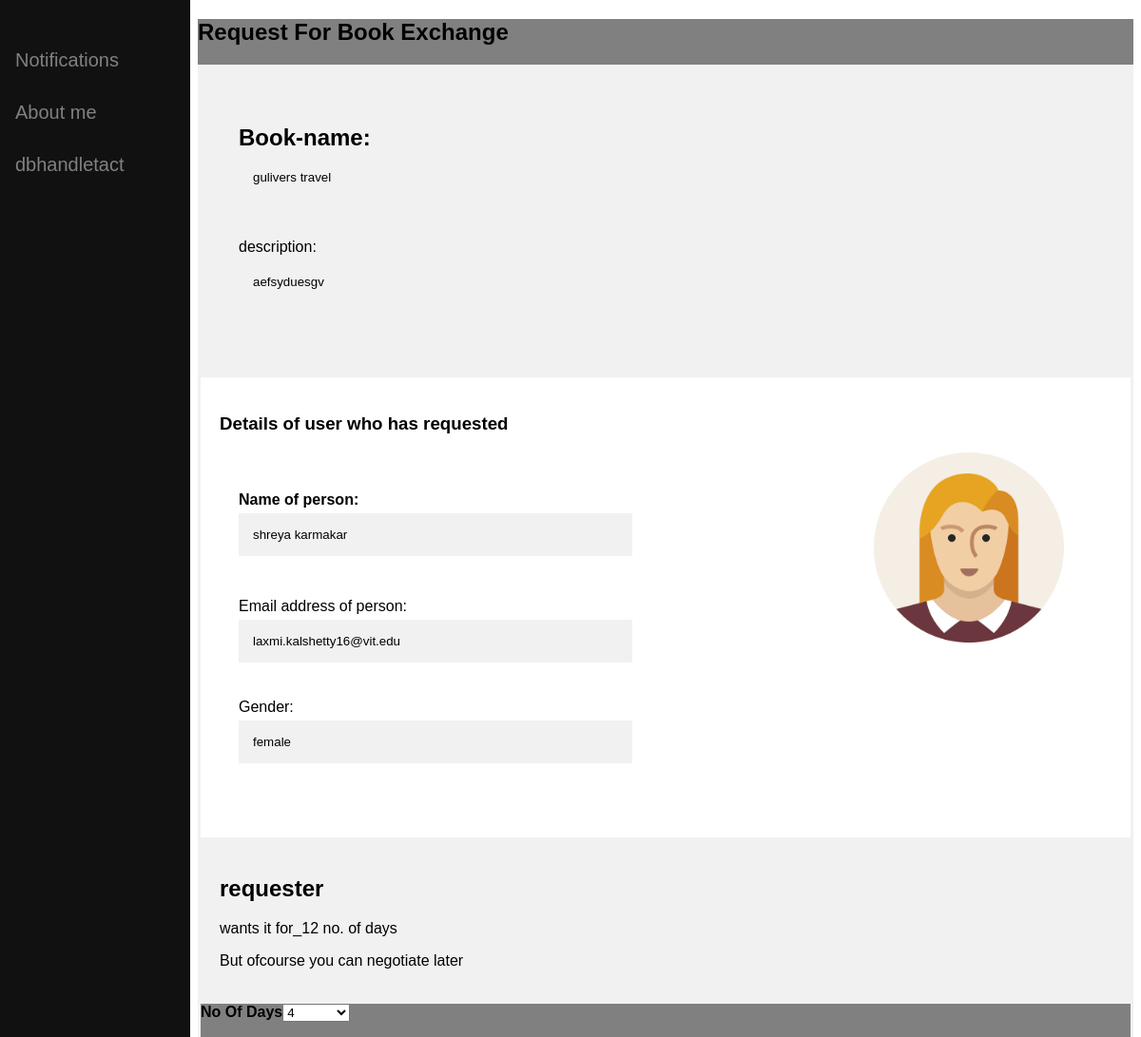
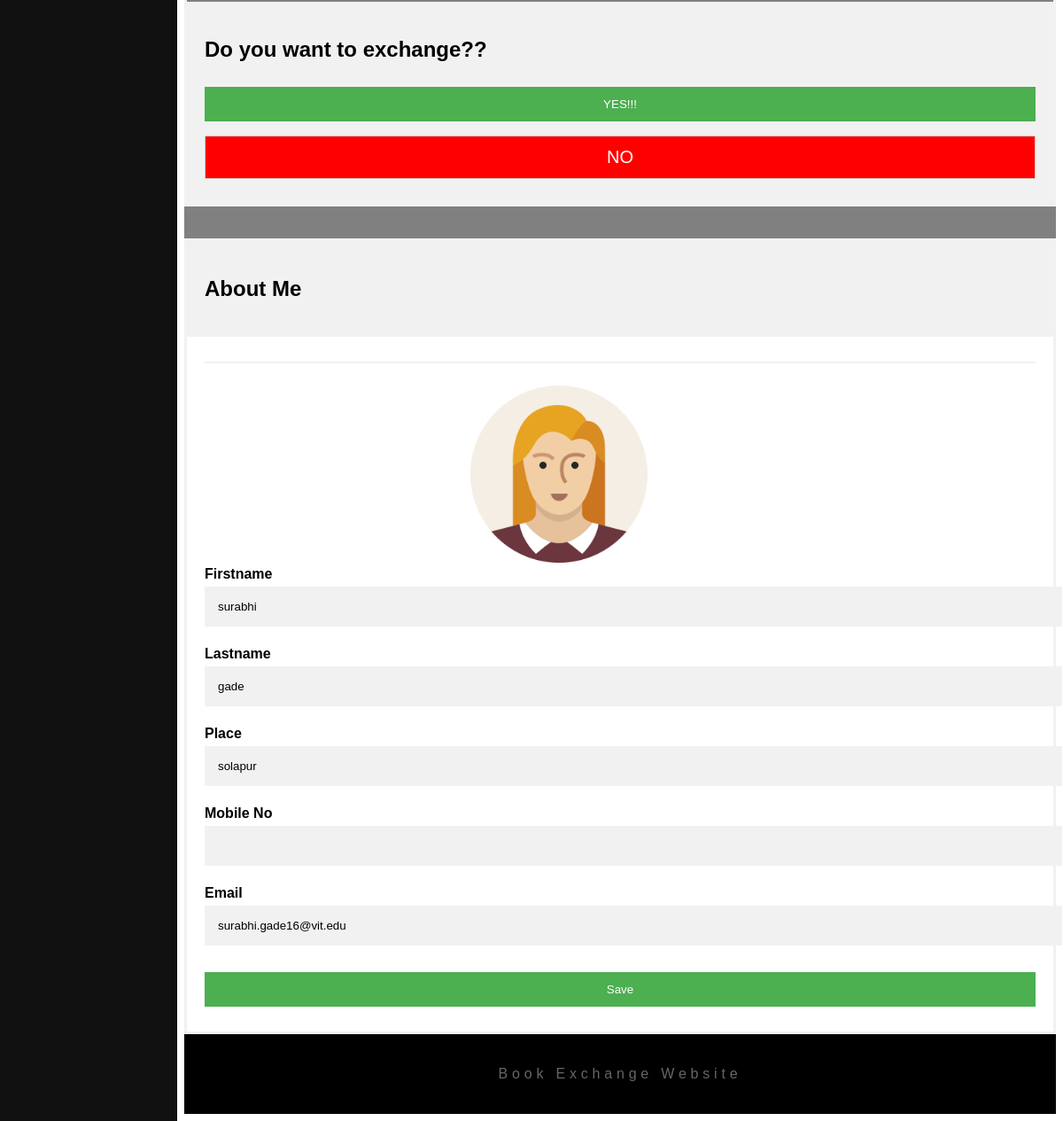
The app's page /my_account.php with its own data (2 pictures, top to bottom).
### tables this page shows
CREATE TABLE `notificationtable` (
  `UserName` varchar(30) NOT NULL,
  `BookName` text NOT NULL,
  `UserName2` text NOT NULL,
  `Noofdays` int(11) NOT NULL
);

CREATE TABLE `infotable` (
  `srno` int(11) NOT NULL,
  `FirstName` varchar(30) NOT NULL,
  `MiddleName` varchar(30) NOT NULL,
  `LastName` varchar(30) NOT NULL,
  `Place` varchar(30) NOT NULL,
  `MobileNo` varchar(10) NOT NULL,
  `Email` varchar(30) NOT NULL,
  `Gender` text NOT NULL,
  `UserName` varchar(30) NOT NULL,
  `Password` varchar(20) NOT NULL
);

### my_account.php (the view, shortened to what this page needs)
<!DOCTYPE html>
<html>
    <head>
        <link rel="stylesheet" href="account_css.css">
    </head>
    <body>
        <div class="sidebar">
            <a href="#notifications"><i class="fa fa-fw fa-wrench"></i> Notifications</a>
            <a href="#aboutme"><i class="fa fa-fw fa-user"></i> About me</a>
            <a href="#dbhandletact"><i class="fa fa-fw fa-envelope"></i> dbhandletact</a>
        </div>
        <div id="notifications" class="main">
            <h2>Request For Book Exchange</h2>
                <?php
                include 'connection.php';
                 $username = $_SESSION["username"];
                $query_main = mysqli_query($dbhandle, "Select * from notificationtable WHERE UserName2='" . $username . "'");
                while ($row = mysqli_fetch_array($query_main)) {
                    $bookname = $row['BookName'];
                    $noofdays = $row['Noofdays'];
                    $user2 = $row['UserName'];
                     echo ' <form method="POST" action="user2.php">';
                    echo '  <div class="container row">';
                    echo '<div class="info">' ;
                    echo '<h2>' . "Book-name:" .'<input type="text" name="bookname[]" value="' . $bookname . '">'.'</h2>';
                    $stm = "Select Description, pics from booksinfo WHERE BookName='" . $bookname . "'";
                    $query2 = mysqli_query($dbhandle, $stm);
                    $row = mysqli_fetch_array($query2);
                    $description = $row['Description'];
                    echo '<p>' . "description:" .'<input type="text" name="description" value="' . $description . '">'.'</h2>'.
                    '</div>' .
                    '<div class="pic">' .
                    '<img src="'.$row['pics'].'">' .
                    '</div>';
                    echo '</div>';
                    echo '<div class="container row" style="background-color:white">';
                    echo '<h3>' . "Details of user who has requested" . '</h3>' .
                    '<div class="info">';
                    $stm = "Select * from infotable WHERE UserName='" . $user2 . "'";
                    $query = mysqli_query($dbhandle, $stm);
                    $row = mysqli_fetch_array($query);
                    $firstname = $row['FirstName'];
                    $lastname = $row['LastName'];
                    $email = $row['Email'];
                    $gender = $row['Gender'];
                    echo '<h4>' . "Name of person:" .'<input type="text" name="firstname[]" value="' . $firstname." ".$lastname . '">'.'</h4>';
                    echo '<p>' . "Email address of person:" .'<input type="text" name="email[]" value="' . $email . '">'. '</p>';
                    echo '<p>' . "Gender:" .'<input type="text" name="gender" value="' . $gender . '">' . '</p>' .
                    '</div>' .
                    '<div class="pic">' .
                    '<img src="images/person.png" height="200px">' .
                    '</div>' .
                    '</div>' .
                    '<div class="container">' .
                    '<h2 id="name_requester">' . "requester" . '</h2>' .
                    "wants it for" . "_" . $noofdays . " " . "no. of days" .
                    '<p>' . "But ofcourse you can negotiate later" . '</p>' .
                    '</div>';
                    echo '<label for="noofdays"><b>No Of Days</b></label>'.
                    '<select name="id[]">'.
                        '<option value="4">4</option>'.
                        '<option value="8">8</option>'.
                        '<option value="12">12</option>'.
                        '<option value="15">15</option>'.
                        '<option value="1">1 month</option>'.
                    '</select>';
                    echo '<br><br>
                    <div class="container">
                        <h2>Do you want to exchange??</h2>
                        <input id="btn1[]" type="submit" value="YES!!!">
                        <input id="no-button" type="submit" value="NO">
                    </div>
                                </form>';
                }
                ?>
        </div>
        <div id="aboutme" class="main">
            <br><br>
            <form method="POST" action="save.php">
                <div class="container">
                    <h2>About Me</h2>
                </div>
<?php
include 'connection.php';
$username=$_SESSION["username"];
$sql_stmt = "SELECT * FROM infotable where UserName='$username'";
$result = mysqli_query($dbhandle, $sql_stmt);
$row = mysqli_fetch_array($result);
echo '<div class="container row" style="background-color:white">';
echo '<hr>';
echo '<img src="images/person.png" height="200px" style="margin-left:300px">';
echo '<br>';
echo '<label for="FName"><b>Firstname</b></label>';
echo '<input type="text" name="FName" value="' . $row['FirstName'] . '">';
echo '<label for="LName"><b>Lastname</b></label>';
echo '<input type="text" name="LName" value="' . $row['LastName'] . '">';
echo '<label for="place"><b>Place</b></label>';
echo '<input type="text" name="place" value="' . $row['Place'] . '">';
echo '<label for="mob"><b>Mobile No</b></label>';
echo '<input type="tel" name="mbno" value="' . $row['MobileNo'] . '">';
echo '<label for="email"><b>Email</b></label>';
echo '<input type="email" name="email" value="' . $row['Email'] . '">';
?>
                <input type="submit" value="Save">
            </form>
        </div>
        <div id="footer" class="container" >
            <p>Book Exchange Website</p>
        </div>
    </body>
</html>

### account_css.css (style rules this page uses)
body { font-family: "Lato", sans-serif; }
.container { padding: 16px; }
.sidebar { height: 100%; width: 200px; position: fixed; z-index: 1; top: 0; left: 0; background-color: #111; overflow-x: hidden; padding-top: 26px; }
.sidebar a { padding: 26px 18px 6px 16px; text-decoration: none; font-size: 20px; color: #818181; display: block; }
.main { margin-left: 200px; background-color:grey; }
body { font-family: Arial, Helvetica, sans-serif; }
form { border: 3px solid #f1f1f1; font-family: Arial; }
.container { padding: 20px; background-color: #f1f1f1; }
.pic { float:right; margin-right:50px; }
.info { padding:20px; float:left; }
.row:after { content: ""; display: table; clear: both; }
input[type=submit] { width: 100%; padding: 12px; margin: 8px 0; display: inline-block; border: 1px solid #ccc; box-sizing: border-box; }
input[type=submit] { background-color: #4CAF50; color: white; border: none; }
#no-button { background-color: red; color: white; border: none; width: 100%; padding: 12px; margin: 8px 0; display: inline-block; border: 1px solid #ccc; box-sizing: border-box; font-size:20px; }
hr { border: 1px solid #f1f1f1; margin-bottom: 25px; }
input[type=text], input[type=tel],input[type=email] { width: 100%; padding: 15px; margin: 5px 0 22px 0; display: inline-block; border: none; background: #f1f1f1; }
#footer { background-color:black; }
#footer p { letter-spacing: 0.30em; text-align: center; font-size: 1em; color: rgba(255,255,255,0.4); }

### records on screen
notificationtable: BookName "gulivers travel", description "aefsyduesgv", LastName "shreya karmakar", Email "laxmi.kalshetty16@vit.edu", gender "female", Noofdays "12"
infotable: FName "surabhi", LName "gade", place "solapur", email "surabhi.gade16@vit.edu"
